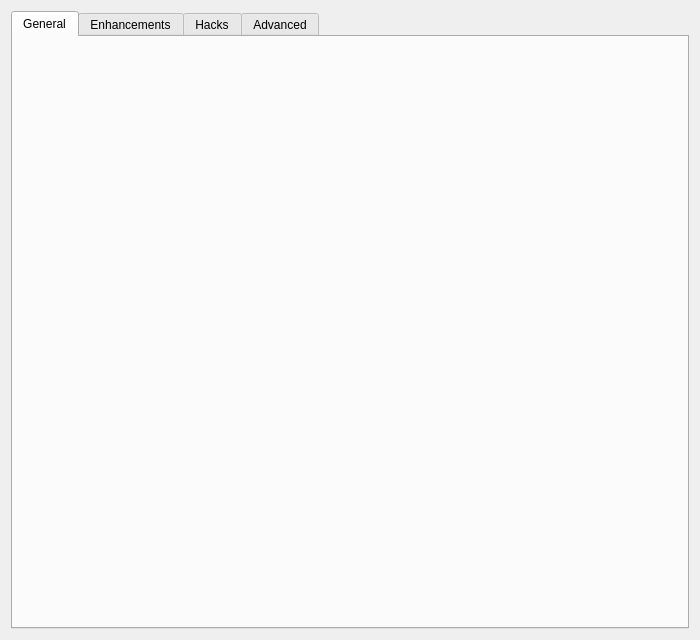
<?xml version="1.0" encoding="UTF-8"?>
<ui version="4.0">
 <class>GraphicsPane</class>
 <widget class="QWidget" name="GraphicsPane">
  <property name="geometry">
   <rect>
    <x>0</x>
    <y>0</y>
    <width>700</width>
    <height>640</height>
   </rect>
  </property>
  <layout class="QVBoxLayout" name="rootLayout">
   <item>
    <widget class="QTabWidget" name="tabWidget">
     <property name="currentIndex">
      <number>0</number>
     </property>
     <widget class="QWidget" name="generalTab">
      <attribute name="title">
       <string>General</string>
      </attribute>
      <layout class="QVBoxLayout" name="generalLayout">
       <property name="spacing">
        <number>0</number>
       </property>
       <property name="leftMargin">
        <number>0</number>
       </property>
       <property name="topMargin">
        <number>0</number>
       </property>
       <property name="rightMargin">
        <number>0</number>
       </property>
       <property name="bottomMargin">
        <number>0</number>
       </property>
      </layout>
     </widget>
     <widget class="QWidget" name="enhancementsTab">
      <attribute name="title">
       <string>Enhancements</string>
      </attribute>
      <layout class="QVBoxLayout" name="enhancementsLayout">
       <property name="spacing">
        <number>0</number>
       </property>
       <property name="leftMargin">
        <number>0</number>
       </property>
       <property name="topMargin">
        <number>0</number>
       </property>
       <property name="rightMargin">
        <number>0</number>
       </property>
       <property name="bottomMargin">
        <number>0</number>
       </property>
      </layout>
     </widget>
     <widget class="QWidget" name="hacksTab">
      <attribute name="title">
       <string>Hacks</string>
      </attribute>
      <layout class="QVBoxLayout" name="hacksLayout">
       <property name="spacing">
        <number>0</number>
       </property>
       <property name="leftMargin">
        <number>0</number>
       </property>
       <property name="topMargin">
        <number>0</number>
       </property>
       <property name="rightMargin">
        <number>0</number>
       </property>
       <property name="bottomMargin">
        <number>0</number>
       </property>
      </layout>
     </widget>
     <widget class="QWidget" name="advancedTab">
      <attribute name="title">
       <string>Advanced</string>
      </attribute>
      <layout class="QVBoxLayout" name="advancedLayout">
       <property name="spacing">
        <number>0</number>
       </property>
       <property name="leftMargin">
        <number>0</number>
       </property>
       <property name="topMargin">
        <number>0</number>
       </property>
       <property name="rightMargin">
        <number>0</number>
       </property>
       <property name="bottomMargin">
        <number>0</number>
       </property>
      </layout>
     </widget>
    </widget>
   </item>
  </layout>
 </widget>
 <resources/>
 <connections/>
</ui>
